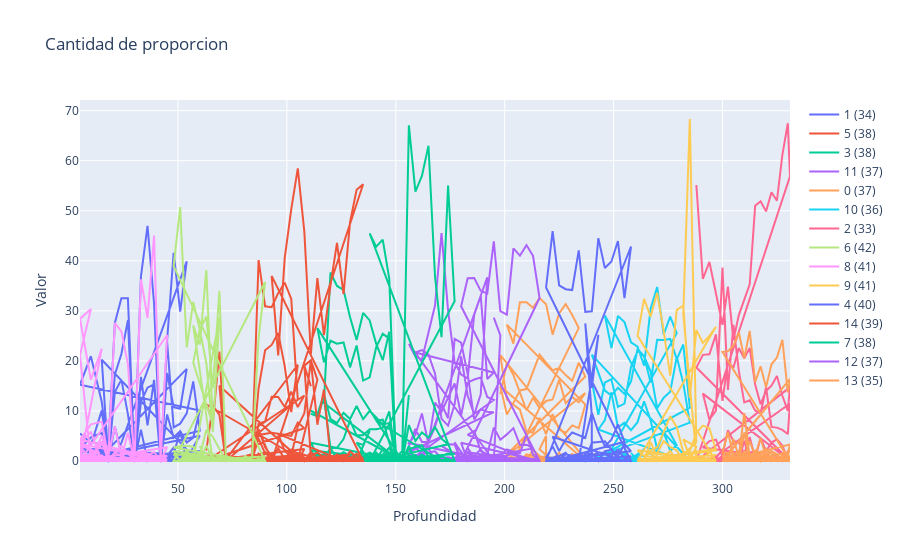

The cell this chart's notebook holds for it:
### Code cell
fig = go.Figure()

for element in df_features_2_31["Cluster"].unique():
    nameCluster = str(element) + " (" +  str(len(df_features_2_31[df_features_2_31["Cluster"] == element]["Family"].unique())) + ")"
    fig.add_trace(go.Scatter(x=df_features_2_31[df_features_2_31["Cluster"] == element]["Profundidad"], y=df_features_2_31[df_features_2_31["Cluster"] == element]["Valor"], name=nameCluster))

fig.update_layout(title='Cantidad de proporcion',
                   xaxis_title='Profundidad',
                   yaxis_title='Valor')
fig.show()

### Figure 1 — Plotly figure (JSON) as saved in the notebook; plotly's stock layout.template omitted (floating-point values rounded to 4 significant figures; data arrays with more than 128 entries replaced by an {"elided": "..."} marker saying what was removed)
{"data": [{"name": "1 (34)", "type": "scatter", "x": {"elided": "501 int values"}, "y": {"elided": "501 float values"}}, {"name": "5 (38)", "type": "scatter", "x": {"elided": "477 int values"}, "y": {"elided": "477 float values"}}, {"name": "3 (38)", "type": "scatter", "x": {"elided": "461 int values"}, "y": {"elided": "461 float values"}}, {"name": "11 (37)", "type": "scatter", "x": {"elided": "428 int values"}, "y": {"elided": "428 float values"}}, {"name": "0 (37)", "type": "scatter", "x": {"elided": "427 int values"}, "y": {"elided": "427 float values"}}, {"name": "10 (36)", "type": "scatter", "x": {"elided": "461 int values"}, "y": {"elided": "461 float values"}}, {"name": "2 (33)", "type": "scatter", "x": {"elided": "521 float values"}, "y": {"elided": "521 float values"}}, {"name": "6 (42)", "type": "scatter", "x": {"elided": "499 int values"}, "y": {"elided": "499 float values"}}, {"name": "8 (41)", "type": "scatter", "x": {"elided": "439 int values"}, "y": {"elided": "439 float values"}}, {"name": "9 (41)", "type": "scatter", "x": {"elided": "442 int values"}, "y": {"elided": "442 float values"}}, {"name": "4 (40)", "type": "scatter", "x": {"elided": "448 int values"}, "y": {"elided": "448 float values"}}, {"name": "14 (39)", "type": "scatter", "x": {"elided": "472 int values"}, "y": {"elided": "472 float values"}}, {"name": "7 (38)", "type": "scatter", "x": {"elided": "438 int values"}, "y": {"elided": "438 float values"}}, {"name": "12 (37)", "type": "scatter", "x": {"elided": "414 int values"}, "y": {"elided": "414 float values"}}, {"name": "13 (35)", "type": "scatter", "x": {"elided": "454 float values"}, "y": {"elided": "454 float values"}}], "layout": {"title": {"text": "Cantidad de proporcion"}, "xaxis": {"title": {"text": "Profundidad"}}, "yaxis": {"title": {"text": "Valor"}}}}
